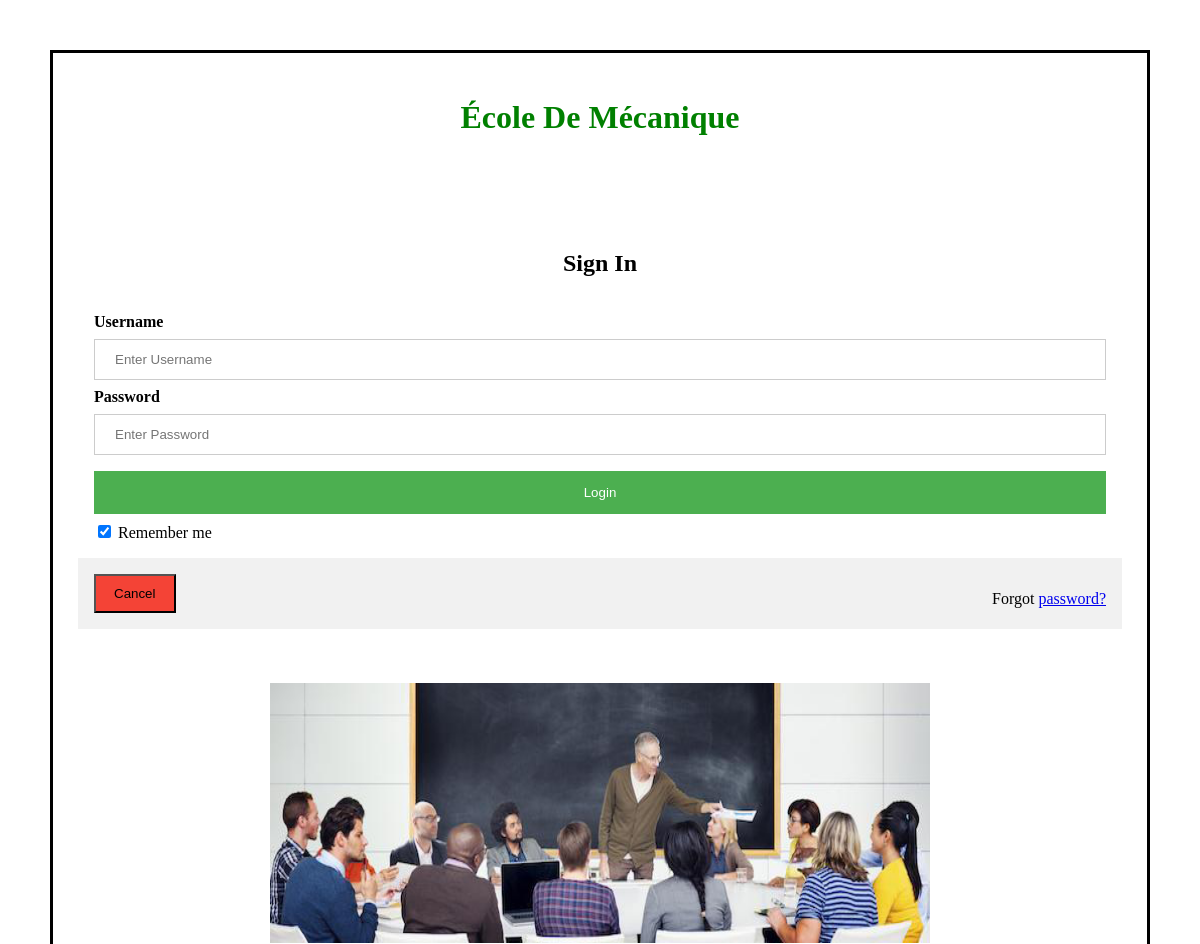
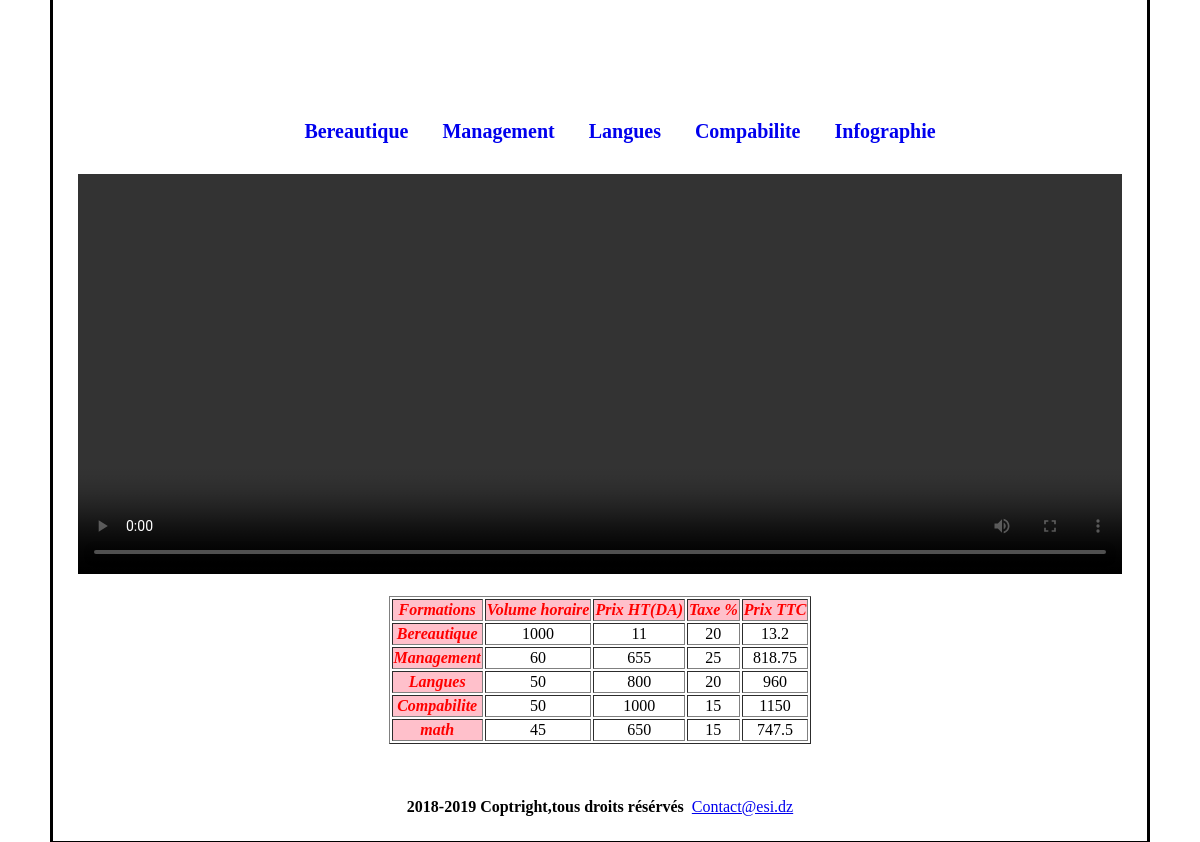
Screenshot of /project/sous-sites/2/5/index.php with the database file from the repository (2 pictures, top to bottom).
### tables this page shows
CREATE TABLE `type_formation` (
  `st1` varchar(20) DEFAULT NULL,
  `st2` varchar(20) DEFAULT NULL,
  `ID` int(11) NOT NULL
);

CREATE TABLE `formations` (
  `Volume_horaire` int(11) DEFAULT NULL,
  `Prix` int(11) DEFAULT NULL,
  `Taxe` int(11) DEFAULT NULL,
  `Nom` varchar(20) DEFAULT NULL,
  `ID` int(11) NOT NULL,
  `IDD` int(11) NOT NULL,
  `id_categorie` int(11) NOT NULL,
  `id_ecole` varchar(20) NOT NULL
);

### project/sous-sites/2/5/index.php (the view, shortened to what this page needs)
<!DOCTYPE html>
<head>
<link href="View/public/css/external.css" rel="stylesheet" type="text/css" />
</head>
<?php
include("view/includes/variables.php");
include("config/connection.php");
$sql1="SELECT * FROM Type_formation";
$sql2="SELECT * FROM Formations";
$type_formation=$conn->query($sql1);
$formation=$conn->query($sql2);
function calculTTC($a,$b){
    return ($a*$b/100) +$a;
}
?>
<body>
<h1> <?php echo $titre_fr;?></h1></br>
<?php
if (!isset($_SESSION['user'])){
     echo "<h2 align =\"center\" > Sign In</h2>
     <form action='controller/login.php' method=\"post\">
   <div class=\"container\" >
     <label for=\"uname\"><b>Username</b></label>
     <input type=\"text\" placeholder=\"Enter Username\" name=\"uname\" required>
     <label for=\"psw\"><b>Password</b></label>
     <input type=\"password\" placeholder=\"Enter Password\" name=\"psw\" required>
     <button type=\"submit\" class=\"loginbtn\">Login</button>
     <label>
       <input type=\"checkbox\" checked=\"checked\" name=\"remember\"> Remember me
     </label>
   </div>
   <div class=\"container\" style=\"background-color:#f1f1f1\">
     <button type=\"button\" class=\"cancelbtn\">Cancel</button>
     <span class=\"psw\">Forgot <a href=\"#\">password?</a></span>
   </div>
 </form>";}
?>
<div class="diaporama">
    <div class="images">
    <?php echo $img0 ;?>
    </div>
</div>
<div align="center" class="menu header" id="myHeader">
<ul id="nav">
    <?php
    foreach ($type_formation as $row): ?>
    <li id="<?= $row['ID'] ?>" class="formation"><a class="lien"
                                                          href="#"> <?= $row['st1'] ?> </a>
    </li>
<?php endforeach; ?>
</ul>
</div>
<?php echo $video;?>
<table id ="my_table" border="1px" align="center">
    <thead>
    <tr>
    <th scope="col" >Formations</th>
    <th scope="col">Volume horaire</th>
    <th scope="col">Prix HT(DA)</th>
    <th scope="col">Taxe %</th>
    <th scope="col">Prix TTC</th>
    </tr>
    </thead>
    <tbody id="my-tab-index">
    <?php
    foreach ($formation as $formation_t): ?>
        <tr>
            <th id=<?= $formation_t['IDD'] ?>" scope="row"><?= $formation_t['Nom'] ?></th>
            <td id=<?= $formation_t['IDD'] ?>"><?= $formation_t['Volume_horaire'] ?></td>
            <td id=<?= $formation_t['IDD'] ?>"><?= $formation_t['Prix'] ?></td>
            <td id=<?= $formation_t['IDD'] ?>"><?= $formation_t ['Taxe'] ?></td>
            <td id=<?= $formation_t['IDD'] ?>"><?php echo calculTTC($formation_t['Prix'],$formation_t ['Taxe']) ;?></td>
        </tr>
    <?php endforeach; ?>
    </tbody>
    </table>&nbsp;&nbsp;&nbsp;
  <?php
include("view/includes/pied-page.php");
?>
</body>
</html>

### project/sous-sites/2/5/view/public/css/external.css (style rules this page uses)
table { align-content: center; justify-content: center; text-align: center; }
h1 { text-align: center; color:green; }
table tr th { background-color:pink; color:red; font-style: italic; }
body { border:3px black solid; margin: 50px; padding:25px; }
.formation { display: inline; margin: 10px; justify-content: center; align-content: center; }
.menu { justify-content: center; top: 0px; }
#nav li { display: inline-block; position: relative; }
#nav li a { display: block; padding: 5px; text-decoration: none; font-size: 20px; font-weight: bold; }
.diaporama { text-align: center; margin: 0px auto; background: black; width: 660px; height: 260px; overflow: hidden; position: relative; }
.images { margin: 0px auto; align-content: center; position: absolute; animation-duration: 20s; animation-iteration-count: infinite; animation-name: animation; background-color: black; }
input[type=text], input[type=password] { width: 100%; padding: 12px 20px; margin: 8px 0; display: inline-block; border: 1px solid #ccc; box-sizing: border-box; }
.loginbtn { background-color: #4CAF50; color: white; padding: 14px 20px; margin: 8px 0; border: none; cursor: pointer; width: 100%; }
.cancelbtn { width: auto; padding: 10px 18px; background-color: #f44336; }
.container { padding: 16px; }
span.psw { float: right; padding-top: 16px; }

### rows the page displays
type_formation: st1 "Bereautique"
type_formation: st1 "Management"
type_formation: st1 "Langues"
type_formation: st1 "Compabilite"
type_formation: st1 "Infographie"
formations: Nom "Bereautique", Volume_horaire "1000", Prix "11", Taxe "20", Prix+Taxe "13.2"
formations: Nom "Management", Volume_horaire "60", Prix "655", Taxe "25", Prix+Taxe "818.75"
formations: Nom "Langues", Volume_horaire "50", Prix "800", Taxe "20", Prix+Taxe "960"
formations: Nom "Compabilite", Volume_horaire "50", Prix "1000", Taxe "15", Prix+Taxe "1150"
formations: Nom "math", Volume_horaire "45", Prix "650", Taxe "15", Prix+Taxe "747.5"

### other values shown
$titre_fr "École De Mécanique"
$d "2018-2019 Coptright,tous droits résérvés"
$contact "Contact@esi.dz"
